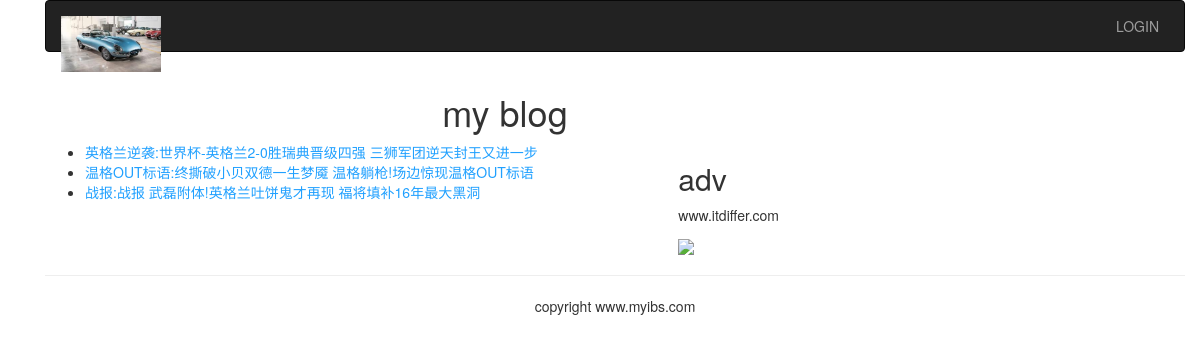
Screenshot of /blog/ with the database file from the repository.
### blog/models.py (models this page shows, shortened)
class BlogArticles(models.Model):
    title=models.CharField(max_length=300)
    author=models.ForeignKey(User,related_name="blog_posts")
    body=models.TextField()
    publish=models.DateTimeField(default=timezone.now)
    class Meta:
        ordering=("-publish",)

### blog/views.py (the view)
def blog_title(request):
    blogs= BlogArticles.objects.all()
    return render(request, "blog/titles.html",{"blogs":blogs})

### mysite/context_processor.py (called while the page is built, shortened)
def gv_menu(request):
    logger.info("-------------------------- gv_menu started, username=%s --------------------------", request.user.username)
    print(request.session.get('key'))
    if request.user.id == None:
        return {
                }

### templates/blog/titles.html (shortened to what this page needs)
{% extends "base.html" %}
{% block content %}
<div class="row text-center vertical-middle-sm">
	<h1>my blog</h1>
</div>
<div class="row">
	<div class="col-xs-12 col-md-8">
	<ul>
	{% for blog in blogs %}
		<li><a href="{{blog.id}}">{{blog.title}}:{{blog.body}}</a></li>
	{% endfor %}
	</ul>
	</div>
	<div class="col-xs6 col-md-4">
	<h2>adv</h2>
	<p>www.itdiffer.com</p>
	<img width="200px" src="http://n.sinaimg.cn/news/transform/175/w105h70/20180708/nw6b-hezpzwt3205068.jpg">
	</div>
</div>
{% endblock %}

### static/datepicker/css/datepicker.css (style rules this page uses)
a { color:#20A0FF }
*:before,*:after { -webkit-box-sizing:border-box;-moz-box-sizing:border-box;box-sizing:border-box }

### templates/base.html (style rules this page uses)
body { height:1000px; }

### rows the page displays
BlogArticles: title "英格兰逆袭", body "世界杯-英格兰2-0胜瑞典晋级四强 三狮军团逆天封王又进一步"
BlogArticles: title "温格OUT标语", body "终撕破小贝双德一生梦魇 温格躺枪!场边惊现温格OUT标语"
BlogArticles: title "战报", body "战报 武磊附体!英格兰吐饼鬼才再现 福将填补16年最大黑洞"
